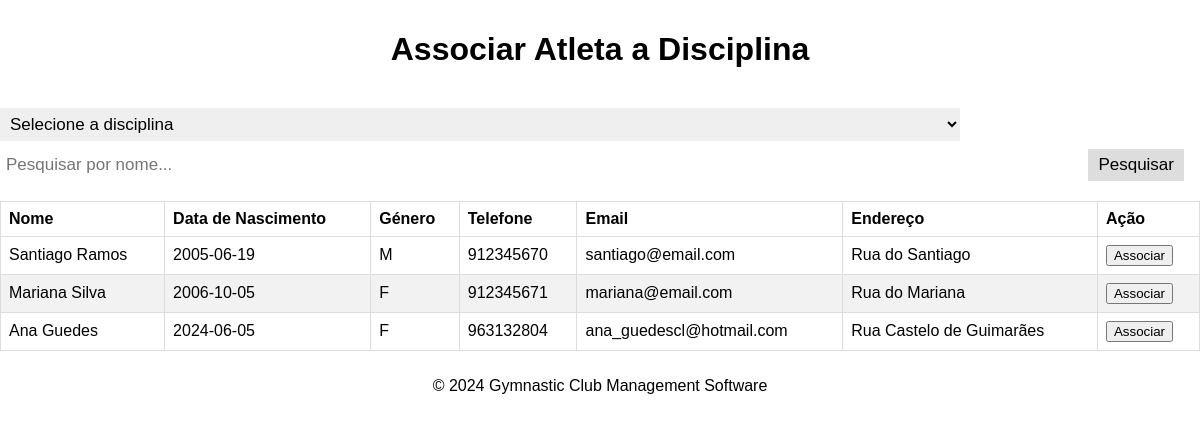
/frontend/assign_discipline.php, run on the app's committed database.
### tables this page shows
CREATE TABLE Athlete (
    idAthlete INTEGER PRIMARY KEY AUTOINCREMENT,
    name VARCHAR(255) NOT NULL,
    birthday DATE NOT NULL,
    genre VARCHAR(1) NOT NULL,
    mobile VARCHAR(20) NOT NULL,
    email VARCHAR(255) NOT NULL,
    password VARCHAR(255) NOT NULL,
    address VARCHAR(255) NOT NULL,
    ageGroup VARCHAR(255) NOT NULL,
    UNIQUE(idAthlete),
    UNIQUE(mobile),
    UNIQUE(email),
    CHECK(email LIKE '%@%')
);

### frontend/assign_discipline.php (the view, shortened to what this page needs)
<!DOCTYPE html>
<html lang="pt">
<head>
    <link rel="stylesheet" href="../static/styles.css">
</head>
<body>
    <header>
        <h1>Associar Atleta a Disciplina</h1>
    </header>
    <main>
        <div class="search-container">
            <select id="disciplineSelect">
                <option value="">Selecione a disciplina</option>
            </select>
            <input type="text" id="searchInput" onkeyup="filterTable()" placeholder="Pesquisar por nome...">
            <button type="button" onclick="filterTable()">Pesquisar</button>
        </div>
        <table id="athleteTable">
            <thead>
                <tr>
                    <th>Nome</th>
                    <th>Data de Nascimento</th>
                    <th>Género</th>
                    <th>Telefone</th>
                    <th>Email</th>
                    <th>Endereço</th>
                    <th>Ação</th>
                </tr>
            </thead>
            <tbody>
                <?php
                include '../backend/db_connect.php';
                try {
                    $sql = "SELECT idAthlete, name, birthday, genre, mobile, email, address FROM Athlete";
                    $stmt = $conn->query($sql);
                    while ($row = $stmt->fetch(PDO::FETCH_ASSOC)) {
                        echo "<tr>";
                        echo "<td>{$row['name']}</td>";
                        echo "<td>{$row['birthday']}</td>";
                        echo "<td>{$row['genre']}</td>";
                        echo "<td>{$row['mobile']}</td>";
                        echo "<td>{$row['email']}</td>";
                        echo "<td>{$row['address']}</td>";
                        echo "<td>
                                 <form action='../backend/assign_discipline.php' method='POST' onsubmit='return validateForm(this);'>
                                     <input type='hidden' name='athlete_id' value='{$row['idAthlete']}'>
                                     <input type='hidden' name='discipline' value='' class='disciplineInput'>
                                     <button type='submit'>Associar</button>
                                 </form>
                              </td>";
                        echo "</tr>";
                    }
                } catch (Exception $e) {
                    echo "<tr><td colspan='7'>Erro: " . $e->getMessage() . "</td></tr>";
                }
                ?>
            </tbody>
        </table>
    </main>
    <footer>
        <p>&copy; 2024 Gymnastic Club Management Software</p>
    </footer>
</body>
</html>

### css/styles.css (style rules this page uses)
body { margin: 0; padding: 0; box-sizing: border-box; font-family: Poppins, sans-serif; overflow: hidden; display: flex; flex-direction: column; height: 100vh; }
header { text-align: center; padding: 10px 20px; background-color: rgba(255, 255, 255, 0.5); flex-shrink: 0; font: arial; }
footer { text-align: center; padding: 10px 20px; flex-shrink: 0; }

### frontend/assign_discipline.php (style rules this page uses)
table { width: 100%; border-collapse: collapse; }
th, td { border: 1px solid #dddddd; text-align: left; padding: 8px; }
tr:nth-child(even) { background-color: #f2f2f2; }
.search-container { margin-bottom: 20px; }
.search-container input[type=text] { padding: 6px; margin-top: 8px; font-size: 17px; border: none; width: 80%; }
.search-container button { float: right; padding: 6px 10px; margin-top: 8px; margin-right: 16px; background: #ddd; font-size: 17px; border: none; cursor: pointer; }
.search-container select { padding: 6px; margin-top: 8px; font-size: 17px; border: none; width: 80%; }

### data on the page
athlete: name "Santiago Ramos", birthday "2005-06-19", genre "M", mobile "912345670", email "santiago@email.com", address "Rua do Santiago"
athlete: name "Mariana Silva", birthday "2006-10-05", genre "F", mobile "912345671", email "mariana@email.com", address "Rua do Mariana"
athlete: name "Ana Guedes", birthday "2024-06-05", genre "F", mobile "963132804", email "ana_guedescl@hotmail.com", address "Rua Castelo de Guimarães"
